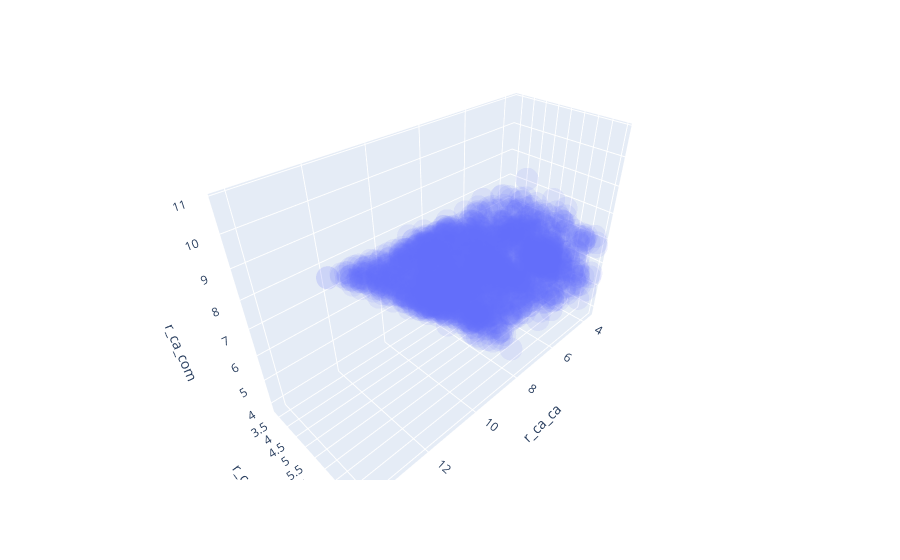

Write notebook code for a chart like this one.
### Code cell
import plotly.express as px
res = "PHE"
data_res = data.query(f"ResName1 == '{res}' and ResName2 == '{res}' and r_com_com < 7.5").reset_index(drop=True)
print(res, data_res.shape)
fig = px.scatter_3d(data_res, x='r_ca_ca', y='r_com_com', z='r_ca_com', opacity=0.1)
fig.show()

### Figure 1 — Plotly figure (JSON) as saved in the notebook; plotly's stock layout.template omitted (floating-point values rounded to 4 significant figures; data arrays with more than 128 entries replaced by an {"elided": "..."} marker saying what was removed)
{"data": [{"hoverlabel": {"namelength": 0}, "hovertemplate": "r_ca_ca=%{x}<br>r_com_com=%{y}<br>r_ca_com=%{z}", "legendgroup": "", "marker": {"color": "#636efa", "opacity": 0.1, "symbol": "circle"}, "mode": "markers", "name": "", "scene": "scene", "showlegend": false, "type": "scatter3d", "x": {"elided": "2182 float values"}, "y": {"elided": "2182 float values"}, "z": {"elided": "2182 float values"}}], "layout": {"legend": {"tracegroupgap": 0}, "margin": {"t": 60}, "scene": {"domain": {"x": [0, 1], "y": [0, 1]}, "xaxis": {"title": {"text": "r_ca_ca"}}, "yaxis": {"title": {"text": "r_com_com"}}, "zaxis": {"title": {"text": "r_ca_com"}}}}}
